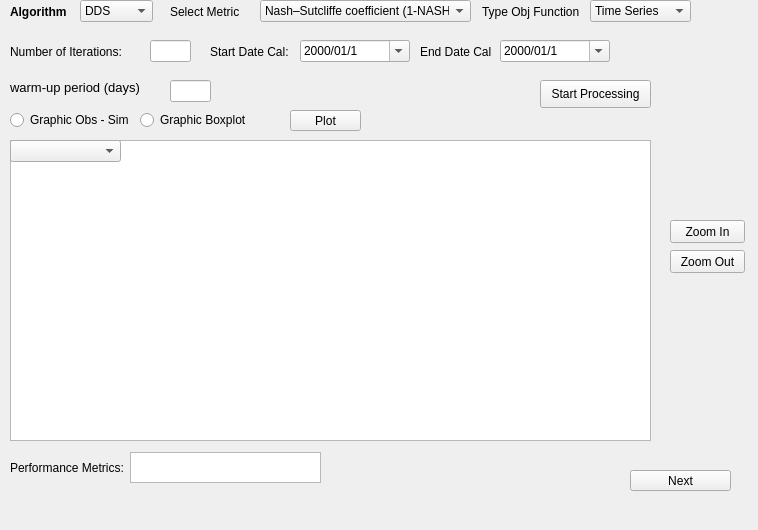
            <widget class="QWidget" name="Step4">
             <property name="geometry">
              <rect>
               <x>0</x>
               <y>0</y>
               <width>758</width>
               <height>530</height>
              </rect>
             </property>
             <attribute name="label">
              <string>Step 4 - Sediment Calibration</string>
             </attribute>
             <widget class="QComboBox" name="Tipo_Funcion_S">
              <property name="geometry">
               <rect>
                <x>590</x>
                <y>0</y>
                <width>101</width>
                <height>22</height>
               </rect>
              </property>
              <item>
               <property name="text">
                <string>Time Series</string>
               </property>
              </item>
              <item>
               <property name="text">
                <string>t-Student</string>
               </property>
              </item>
             </widget>
             <widget class="QComboBox" name="Algorithm_S">
              <property name="geometry">
               <rect>
                <x>80</x>
                <y>0</y>
                <width>73</width>
                <height>22</height>
               </rect>
              </property>
              <item>
               <property name="text">
                <string>DDS</string>
               </property>
              </item>
              <item>
               <property name="text">
                <string>LHS</string>
               </property>
              </item>
              <item>
               <property name="text">
                <string>SCE</string>
               </property>
              </item>
             </widget>
             <widget class="QLabel" name="label_19">
              <property name="geometry">
               <rect>
                <x>210</x>
                <y>44</y>
                <width>141</width>
                <height>16</height>
               </rect>
              </property>
              <property name="text">
               <string>&lt;html&gt;&lt;head/&gt;&lt;body&gt;&lt;p&gt;Start Date Cal:&lt;/p&gt;&lt;/body&gt;&lt;/html&gt;</string>
              </property>
             </widget>
             <widget class="QPlainTextEdit" name="Peformance_S">
              <property name="geometry">
               <rect>
                <x>130</x>
                <y>452</y>
                <width>191</width>
                <height>31</height>
               </rect>
              </property>
             </widget>
             <widget class="QLabel" name="label_124">
              <property name="geometry">
               <rect>
                <x>10</x>
                <y>460</y>
                <width>181</width>
                <height>16</height>
               </rect>
              </property>
              <property name="text">
               <string>&lt;html&gt;&lt;head/&gt;&lt;body&gt;&lt;p&gt;&lt;span style=&quot; font-size:9pt;&quot;&gt;Performance Metrics:&lt;/span&gt;&lt;/p&gt;&lt;/body&gt;&lt;/html&gt;</string>
              </property>
             </widget>
             <widget class="QComboBox" name="Metricas_S">
              <property name="geometry">
               <rect>
                <x>260</x>
                <y>0</y>
                <width>211</width>
                <height>22</height>
               </rect>
              </property>
              <item>
               <property name="text">
                <string>Nash–Sutcliffe coefficient (1-NASH)</string>
               </property>
              </item>
              <item>
               <property name="text">
                <string>Index of agreement</string>
               </property>
              </item>
              <item>
               <property name="text">
                <string>Normalized absolute error</string>
               </property>
              </item>
              <item>
               <property name="text">
                <string>Correlation Coefficient</string>
               </property>
              </item>
              <item>
               <property name="text">
                <string>Coefficient of Determination</string>
               </property>
              </item>
              <item>
               <property name="text">
                <string>Mean Squared Error</string>
               </property>
              </item>
              <item>
               <property name="text">
                <string>Root Mean Squared Error</string>
               </property>
              </item>
              <item>
               <property name="text">
                <string>Mean Absolute Error</string>
               </property>
              </item>
              <item>
               <property name="text">
                <string>Relative Root Mean Squared Error</string>
               </property>
              </item>
              <item>
               <property name="text">
                <string>Composite function (NASH - IA - EAN)</string>
               </property>
              </item>
             </widget>
             <widget class="QRadioButton" name="Plot_sim_obs_S">
              <property name="geometry">
               <rect>
                <x>10</x>
                <y>110</y>
                <width>141</width>
                <height>20</height>
               </rect>
              </property>
              <property name="text">
               <string>Graphic Obs - Sim</string>
              </property>
             </widget>
             <widget class="QDateEdit" name="end_date_S">
              <property name="geometry">
               <rect>
                <x>500</x>
                <y>40</y>
                <width>110</width>
                <height>22</height>
               </rect>
              </property>
              <property name="currentSection">
               <enum>QDateTimeEdit::YearSection</enum>
              </property>
              <property name="displayFormat">
               <string>yyyy/MM/d</string>
              </property>
              <property name="calendarPopup">
               <bool>true</bool>
              </property>
              <property name="timeSpec">
               <enum>Qt::LocalTime</enum>
              </property>
             </widget>
             <widget class="QLabel" name="label_48">
              <property name="geometry">
               <rect>
                <x>10</x>
                <y>4</y>
                <width>61</width>
                <height>16</height>
               </rect>
              </property>
              <property name="text">
               <string>&lt;html&gt;&lt;head/&gt;&lt;body&gt;&lt;p&gt;&lt;span style=&quot; font-size:9pt; font-weight:600;&quot;&gt;Algorithm&lt;/span&gt;&lt;/p&gt;&lt;/body&gt;&lt;/html&gt;</string>
              </property>
             </widget>
             <widget class="QLabel" name="label_51">
              <property name="geometry">
               <rect>
                <x>482</x>
                <y>4</y>
                <width>121</width>
                <height>16</height>
               </rect>
              </property>
              <property name="text">
               <string>&lt;html&gt;&lt;head/&gt;&lt;body&gt;&lt;p&gt;&lt;span style=&quot; font-size:9pt;&quot;&gt;Type Obj Function&lt;/span&gt;&lt;/p&gt;&lt;/body&gt;&lt;/html&gt;</string>
              </property>
             </widget>
             <widget class="QPushButton" name="Plot_G_S">
              <property name="geometry">
               <rect>
                <x>290</x>
                <y>110</y>
                <width>71</width>
                <height>21</height>
               </rect>
              </property>
              <property name="text">
               <string>Plot</string>
              </property>
             </widget>
             <widget class="QPushButton" name="Next_Step_4">
              <property name="geometry">
               <rect>
                <x>630</x>
                <y>470</y>
                <width>101</width>
                <height>21</height>
               </rect>
              </property>
              <property name="text">
               <string>Next</string>
              </property>
             </widget>
             <widget class="QPushButton" name="Run_process_Cal_S">
              <property name="geometry">
               <rect>
                <x>540</x>
                <y>80</y>
                <width>111</width>
                <height>28</height>
               </rect>
              </property>
              <property name="text">
               <string>Start Processing</string>
              </property>
             </widget>
             <widget class="QLabel" name="label_125">
              <property name="geometry">
               <rect>
                <x>10</x>
                <y>44</y>
                <width>181</width>
                <height>16</height>
               </rect>
              </property>
              <property name="text">
               <string>&lt;html&gt;&lt;head/&gt;&lt;body&gt;&lt;p&gt;&lt;span style=&quot; font-size:9pt;&quot;&gt;Number of Iterations:&lt;/span&gt;&lt;/p&gt;&lt;/body&gt;&lt;/html&gt;</string>
              </property>
             </widget>
             <widget class="QPushButton" name="zoom_out_button_S">
              <property name="geometry">
               <rect>
                <x>670</x>
                <y>250</y>
                <width>75</width>
                <height>23</height>
               </rect>
              </property>
              <property name="text">
               <string>Zoom Out</string>
              </property>
             </widget>
             <widget class="QDateEdit" name="start_date_S">
              <property name="geometry">
               <rect>
                <x>300</x>
                <y>40</y>
                <width>110</width>
                <height>22</height>
               </rect>
              </property>
              <property name="currentSection">
               <enum>QDateTimeEdit::YearSection</enum>
              </property>
              <property name="displayFormat">
               <string>yyyy/MM/d</string>
              </property>
              <property name="calendarPopup">
               <bool>true</bool>
              </property>
              <property name="timeSpec">
               <enum>Qt::LocalTime</enum>
              </property>
             </widget>
             <widget class="QLineEdit" name="QNumIter_S">
              <property name="geometry">
               <rect>
                <x>150</x>
                <y>40</y>
                <width>41</width>
                <height>22</height>
               </rect>
              </property>
             </widget>
             <widget class="QLabel" name="label_49">
              <property name="geometry">
               <rect>
                <x>170</x>
                <y>4</y>
                <width>81</width>
                <height>16</height>
               </rect>
              </property>
              <property name="text">
               <string>&lt;html&gt;&lt;head/&gt;&lt;body&gt;&lt;p&gt;&lt;span style=&quot; font-size:9pt;&quot;&gt;Select Metric&lt;/span&gt;&lt;/p&gt;&lt;/body&gt;&lt;/html&gt;</string>
              </property>
             </widget>
             <widget class="QPushButton" name="zoom_in_button_S">
              <property name="geometry">
               <rect>
                <x>670</x>
                <y>220</y>
                <width>75</width>
                <height>23</height>
               </rect>
              </property>
              <property name="text">
               <string>Zoom In</string>
              </property>
             </widget>
             <widget class="QLabel" name="label_20">
              <property name="geometry">
               <rect>
                <x>420</x>
                <y>44</y>
                <width>131</width>
                <height>16</height>
               </rect>
              </property>
              <property name="text">
               <string>&lt;html&gt;&lt;head/&gt;&lt;body&gt;&lt;p&gt;End Date Cal&lt;/p&gt;&lt;/body&gt;&lt;/html&gt;</string>
              </property>
             </widget>
             <widget class="QGraphicsView" name="graphicsView_S">
              <property name="geometry">
               <rect>
                <x>10</x>
                <y>140</y>
                <width>641</width>
                <height>301</height>
               </rect>
              </property>
             </widget>
             <widget class="QComboBox" name="comboBox_S">
              <property name="geometry">
               <rect>
                <x>10</x>
                <y>140</y>
                <width>111</width>
                <height>22</height>
               </rect>
              </property>
             </widget>
             <widget class="QRadioButton" name="Plot_Box_S">
              <property name="geometry">
               <rect>
                <x>140</x>
                <y>110</y>
                <width>141</width>
                <height>20</height>
               </rect>
              </property>
              <property name="text">
               <string>Graphic Boxplot </string>
              </property>
             </widget>
             <widget class="QLabel" name="label_130">
              <property name="geometry">
               <rect>
                <x>10</x>
                <y>80</y>
                <width>181</width>
                <height>16</height>
               </rect>
              </property>
              <property name="text">
               <string>&lt;html&gt;&lt;head/&gt;&lt;body&gt;&lt;p&gt;&lt;span style=&quot; font-size:10pt;&quot;&gt;warm-up period (days)&lt;/span&gt;&lt;/p&gt;&lt;/body&gt;&lt;/html&gt;</string>
              </property>
             </widget>
             <widget class="QLineEdit" name="Training_Period_2">
              <property name="geometry">
               <rect>
                <x>170</x>
                <y>80</y>
                <width>41</width>
                <height>22</height>
               </rect>
              </property>
             </widget>
            </widget>
